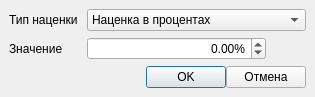
<?xml version="1.0" encoding="UTF-8"?>
<ui version="4.0">
 <class>DialogAddPrice</class>
 <widget class="QDialog" name="DialogAddPrice">
  <property name="geometry">
   <rect>
    <x>0</x>
    <y>0</y>
    <width>296</width>
    <height>97</height>
   </rect>
  </property>
  <property name="windowTitle">
   <string>Наценка товаров</string>
  </property>
  <layout class="QGridLayout" name="gridLayout">
   <property name="leftMargin">
    <number>9</number>
   </property>
   <property name="topMargin">
    <number>9</number>
   </property>
   <property name="rightMargin">
    <number>9</number>
   </property>
   <property name="bottomMargin">
    <number>9</number>
   </property>
   <property name="horizontalSpacing">
    <number>9</number>
   </property>
   <property name="verticalSpacing">
    <number>6</number>
   </property>
   <item row="0" column="0">
    <widget class="QLabel" name="label">
     <property name="text">
      <string>Тип наценки</string>
     </property>
    </widget>
   </item>
   <item row="0" column="1">
    <widget class="QComboBox" name="comboBoxType">
     <item>
      <property name="text">
       <string>Наценка в процентах</string>
      </property>
     </item>
     <item>
      <property name="text">
       <string>Наценка в абсолютном значение</string>
      </property>
     </item>
    </widget>
   </item>
   <item row="1" column="0">
    <widget class="QLabel" name="label_2">
     <property name="text">
      <string>Значение</string>
     </property>
    </widget>
   </item>
   <item row="1" column="1">
    <layout class="QHBoxLayout" name="horizontalLayout_2">
     <item>
      <widget class="QDoubleSpinBox" name="doubleSpinBoxValue">
       <property name="sizePolicy">
        <sizepolicy hsizetype="Preferred" vsizetype="Fixed">
         <horstretch>0</horstretch>
         <verstretch>0</verstretch>
        </sizepolicy>
       </property>
       <property name="alignment">
        <set>Qt::AlignRight|Qt::AlignTrailing|Qt::AlignVCenter</set>
       </property>
       <property name="suffix">
        <string>%</string>
       </property>
       <property name="minimum">
        <double>-16777215.000000000000000</double>
       </property>
       <property name="maximum">
        <double>16777215.000000000000000</double>
       </property>
      </widget>
     </item>
     <item>
      <spacer name="horizontalSpacer_2">
       <property name="orientation">
        <enum>Qt::Horizontal</enum>
       </property>
       <property name="sizeType">
        <enum>QSizePolicy::Preferred</enum>
       </property>
       <property name="sizeHint" stdset="0">
        <size>
         <width>40</width>
         <height>20</height>
        </size>
       </property>
      </spacer>
     </item>
    </layout>
   </item>
   <item row="2" column="0" colspan="2">
    <layout class="QHBoxLayout" name="horizontalLayout">
     <item>
      <spacer name="horizontalSpacer">
       <property name="orientation">
        <enum>Qt::Horizontal</enum>
       </property>
       <property name="sizeHint" stdset="0">
        <size>
         <width>40</width>
         <height>20</height>
        </size>
       </property>
      </spacer>
     </item>
     <item>
      <widget class="QPushButton" name="pushButtonOK">
       <property name="text">
        <string>OK</string>
       </property>
      </widget>
     </item>
     <item>
      <widget class="QPushButton" name="pushButtonCancel">
       <property name="text">
        <string>Отмена</string>
       </property>
      </widget>
     </item>
    </layout>
   </item>
  </layout>
 </widget>
 <resources/>
 <connections/>
</ui>
